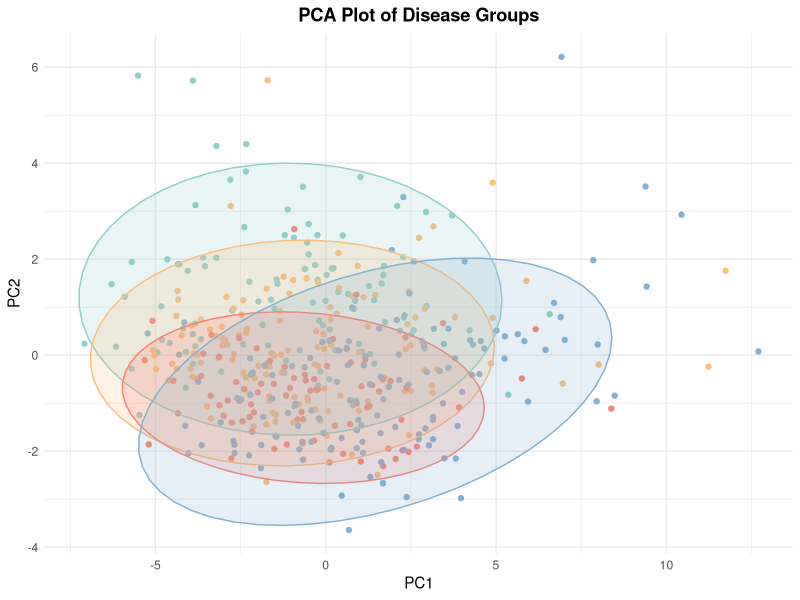

This chart was generated by the following R code:
# Load necessary packages
library(ggplot2)

# Read the dataset from a tab-delimited file
data <- read.csv("data/Human_CT_Values.txt", sep = "\t", header = TRUE)

# Convert all columns (except the first) to numeric type
data[, 2:ncol(data)] <- lapply(data[, 2:ncol(data)], as.numeric)

# Calculate the proportion of missing values (NA) for each column
na_percentage <- sapply(data[, 2:ncol(data)], function(col) mean(is.na(col)))
print(na_percentage)

# Filter out columns with more than 20% missing values
data_filtered <- data[, c(TRUE, na_percentage <= 0.03)]

# Separate labels (first column) and features (remaining columns)
labels <- data_filtered[, 1]
features <- data_filtered[, -1]

# Impute missing values using the mean of the corresponding group (defined by labels)
data_filled <- features
for (col in 1:ncol(features)) {
  data_filled[, col] <- ave(features[, col], labels, FUN = function(x) ifelse(is.na(x), mean(x, na.rm = TRUE), x))
}

# Perform Principal Component Analysis (PCA) with scaled data
pca_result <- prcomp(data_filled, scale = TRUE)

# Prepare data for PCA plot
pca_data <- data.frame(Sample = rownames(data_filled),  # Add sample names
                       PC1 = pca_result$x[, 1],         # First principal component
                       PC2 = pca_result$x[, 2],         # Second principal component
                       Labels = labels)                # Corresponding labels for samples

# Define custom colors for the plot
custom_colors <- c("#8ECFC9", "#FFBE7A", "#FA7F6F", "#82B0D2")

# Create a PCA plot and add ellipses for confidence intervals
p <- ggplot(pca_data, aes(x = PC1, y = PC2, color = Labels)) +
  geom_point(size = 1.5) +  # Plot points for PCA data
  stat_ellipse(level = 0.95, aes(fill = Labels), alpha = 0.2, geom = "polygon", show.legend = FALSE) +  # Add 95% confidence ellipses
  theme_minimal() +  # Apply minimal theme
  scale_color_manual(values = custom_colors) +  # Use custom colors for points
  scale_fill_manual(values = custom_colors) +  # Use custom colors for ellipses
  labs(title = "PCA Plot of Disease Groups", x = "PC1", y = "PC2") +  # Add title and axis labels
  theme(plot.title = element_text(hjust = 0.5, face = "bold"),  # Center and bold the title
        legend.position = "None")  # Remove legend

# Save the PCA plot as a PDF file
ggsave("figure/CT/Reduct_Dimension/PCA.pdf", plot = p, width = 4, height = 4)
